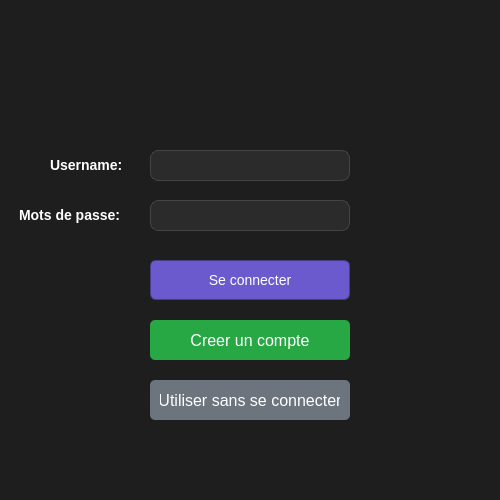
<?xml version="1.0" encoding="UTF-8"?>
<ui version="4.0">
 <class>login</class>
 <widget class="QWidget" name="login">
  <property name="geometry">
   <rect>
    <x>0</x>
    <y>0</y>
    <width>500</width>
    <height>500</height>
   </rect>
  </property>
  <property name="windowTitle">
   <string>Login</string>
  </property>
  <property name="styleSheet">
   <string notr="true">QWidget {
    background-color: #1E1E1E;
    color: #E0E0E0;
}
</string>
  </property>
  <widget class="QLabel" name="username">
   <property name="geometry">
    <rect>
     <x>50</x>
     <y>150</y>
     <width>80</width>
     <height>30</height>
    </rect>
   </property>
   <property name="styleSheet">
    <string notr="true">color: #FFFFFF;
font-size: 14px;
font-weight: bold;</string>
   </property>
   <property name="text">
    <string>Username:</string>
   </property>
  </widget>
  <widget class="QLineEdit" name="username_u">
   <property name="geometry">
    <rect>
     <x>150</x>
     <y>150</y>
     <width>200</width>
     <height>31</height>
    </rect>
   </property>
   <property name="styleSheet">
    <string notr="true">
    QLineEdit {
        border-radius: 8px;
        border: 1px solid #444;
        padding: 8px;
        font-size: 14px;
        background-color: #2B2B2B;
        color: #FFFFFF;
    }
    QLineEdit:focus {
        border-color: #1E88E5;
        background-color: #333;
        color: #FFFFFF;
    }
    </string>
   </property>
  </widget>
  <widget class="QLabel" name="mdp">
   <property name="geometry">
    <rect>
     <x>19</x>
     <y>200</y>
     <width>121</width>
     <height>30</height>
    </rect>
   </property>
   <property name="styleSheet">
    <string notr="true">color: #FFFFFF;
font-size: 14px;
font-weight: bold;</string>
   </property>
   <property name="text">
    <string>Mots de passe:</string>
   </property>
  </widget>
  <widget class="QLineEdit" name="mdp_u">
   <property name="geometry">
    <rect>
     <x>150</x>
     <y>200</y>
     <width>200</width>
     <height>31</height>
    </rect>
   </property>
   <property name="styleSheet">
    <string notr="true">
    QLineEdit {
        border-radius: 8px;
        border: 1px solid #444;
        padding: 8px;
        font-size: 14px;
        background-color: #2B2B2B;
        color: #FFFFFF;
    }
    QLineEdit:focus {
        border-color: #1E88E5;
        background-color: #333;
        color: #FFFFFF;
    }
    </string>
   </property>
   <property name="echoMode">
    <enum>QLineEdit::Password</enum>
   </property>
  </widget>
  <widget class="QPushButton" name="co">
   <property name="geometry">
    <rect>
     <x>150</x>
     <y>260</y>
     <width>200</width>
     <height>40</height>
    </rect>
   </property>
   <property name="styleSheet">
    <string notr="true">QPushButton {
    background-color: #2E2E2E;  /* Fond de la boîte de dialogue */
    border: none;  /* Pas de bordure autour de la boîte */
    padding: 10px;  /* Espacement autour des boutons */
    border-radius: 8px;  /* Coins arrondis */
}

QPushButton {
    background-color: #6A5ACD;  
    color: white; 
    padding: 8px 15px; 
    border: 1px solid #483D8B; 
    border-radius: 6px; 
    font-size: 14px; 
    font-family: 'Segoe UI', sans-serif;  
 
}

QPushButton:hover {
    background-color: #7B68EE;  /* Couleur au survol */
}

QPushButton:pressed {
    background-color: #483D8B;  /* Couleur lors du clic */
}

QPushButton:disabled {
    background-color: #555555;  /* Couleur des boutons désactivés */
    color: #999999;  /* Couleur du texte des boutons désactivés */
}
</string>
   </property>
   <property name="text">
    <string>Se connecter</string>
   </property>
  </widget>
  <widget class="QPushButton" name="cre_co">
   <property name="geometry">
    <rect>
     <x>150</x>
     <y>320</y>
     <width>200</width>
     <height>40</height>
    </rect>
   </property>
   <property name="styleSheet">
    <string notr="true">QPushButton#cre_co {
    background-color: #28A745;
    color: white;
    border-radius: 5px;
    padding: 10px;
    font-size: 16px;
}

QPushButton#cre_co:hover {
    background-color: #218838;
}

QPushButton#cre_co:pressed {
    background-color: #1E7E34;
}</string>
   </property>
   <property name="text">
    <string>Creer un compte</string>
   </property>
  </widget>
  <widget class="QPushButton" name="invit">
   <property name="geometry">
    <rect>
     <x>150</x>
     <y>380</y>
     <width>200</width>
     <height>40</height>
    </rect>
   </property>
   <property name="styleSheet">
    <string notr="true">QPushButton#invit {
    background-color: #6C757D;
    color: white;
    border-radius: 5px;
    padding: 10px;
    font-size: 16px;
}

QPushButton#invit:hover {
    background-color: #5A6268;
}

QPushButton#invit:pressed {
    background-color: #545B62;
}</string>
   </property>
   <property name="text">
    <string>Utiliser sans se connecter</string>
   </property>
  </widget>
  <widget class="QLabel" name="indic">
   <property name="geometry">
    <rect>
     <x>140</x>
     <y>10</y>
     <width>291</width>
     <height>51</height>
    </rect>
   </property>
   <property name="styleSheet">
    <string notr="true">font-size: 15px;
font-weight: bold;
color: #FF6F61;</string>
   </property>
   <property name="text">
    <string/>
   </property>
  </widget>
 </widget>
 <resources/>
 <connections/>
</ui>
